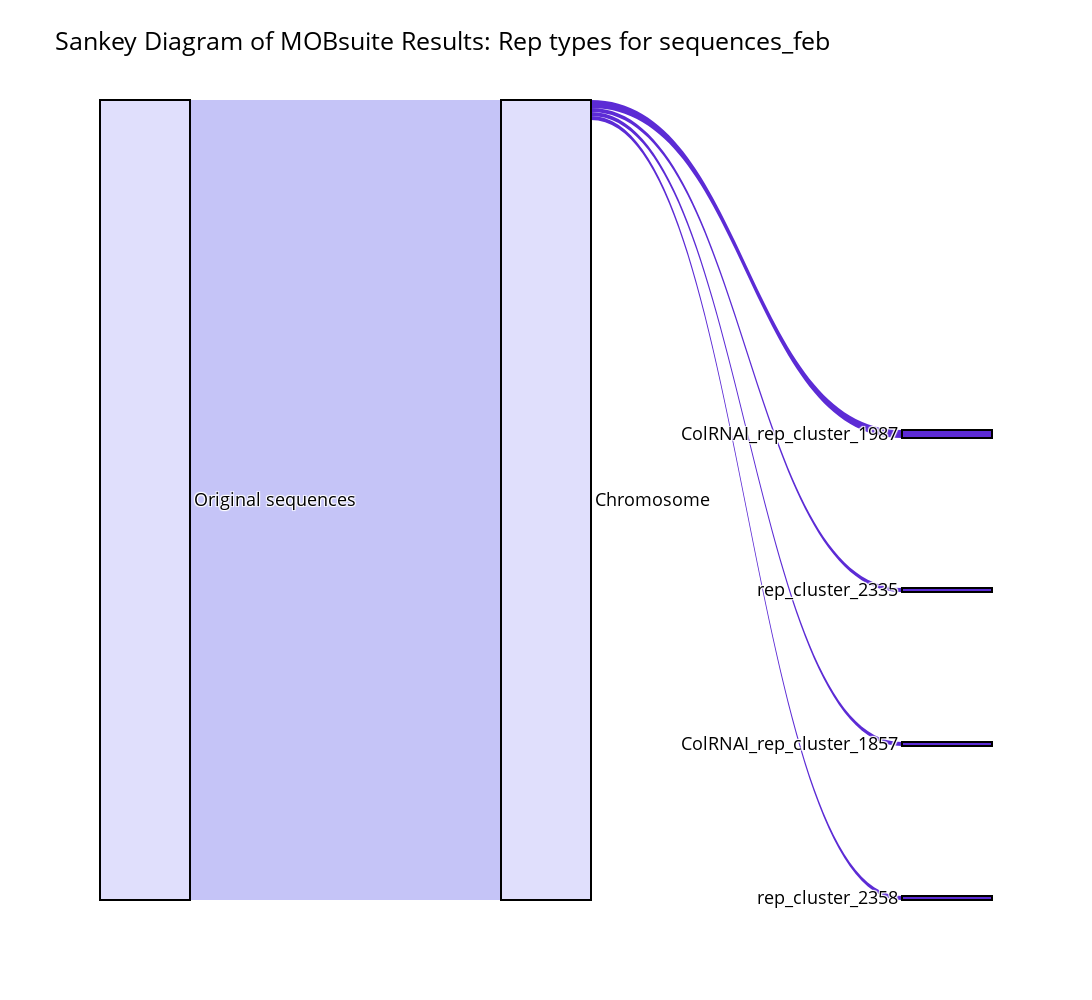
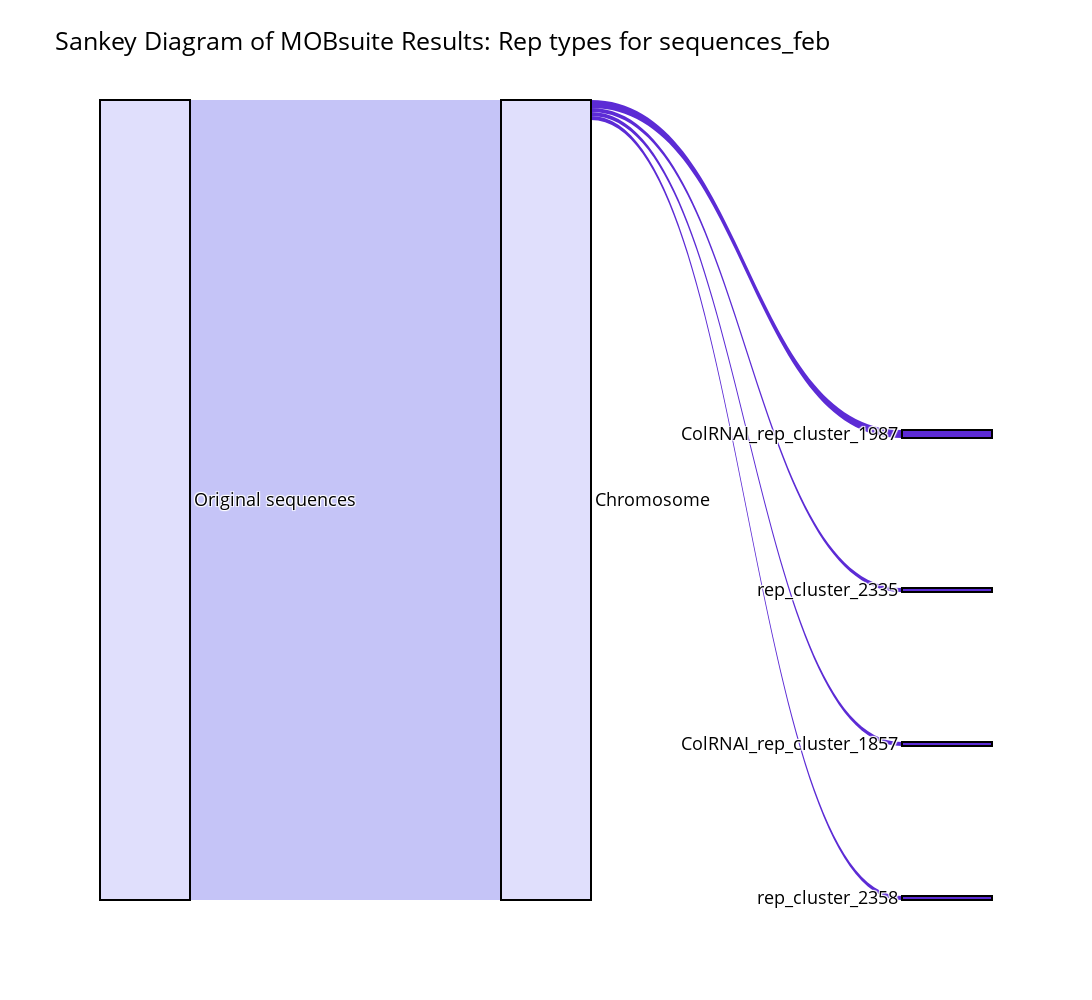
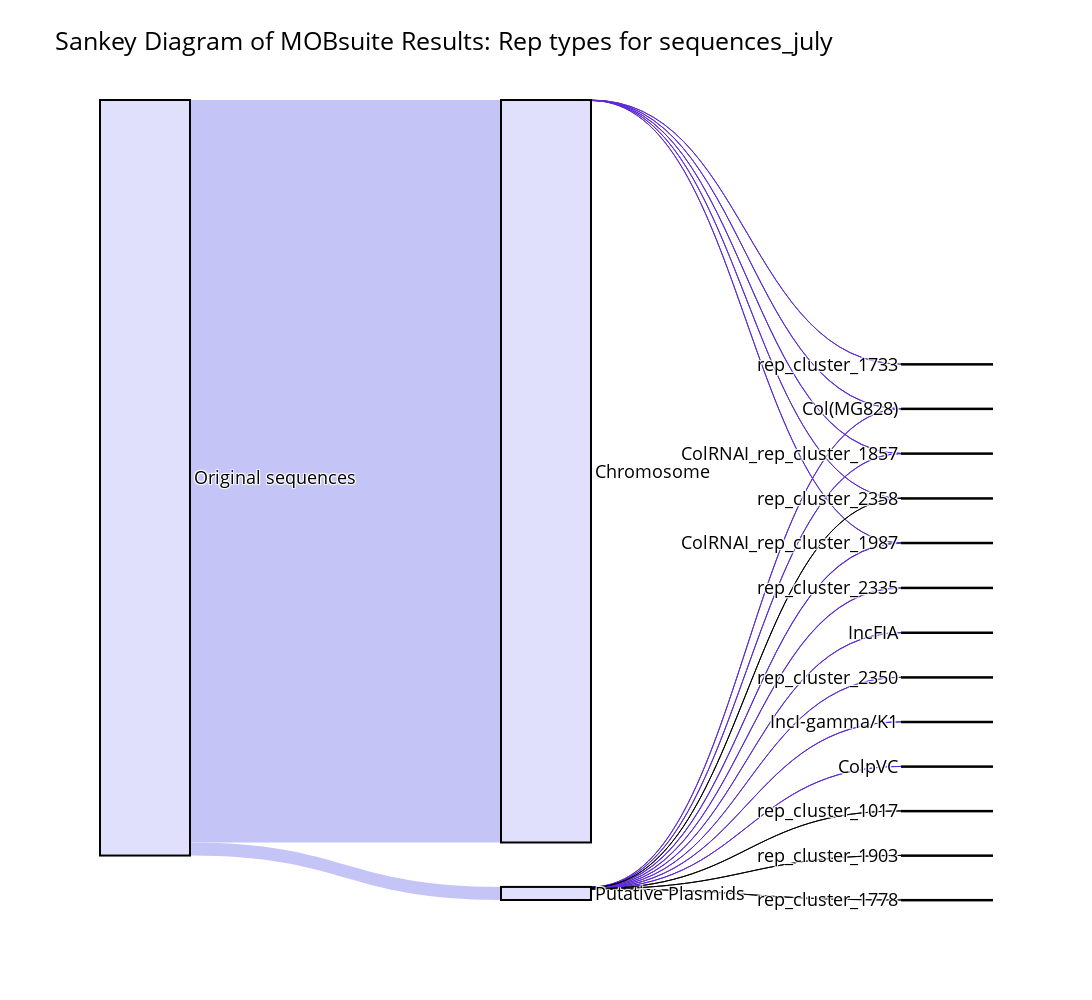
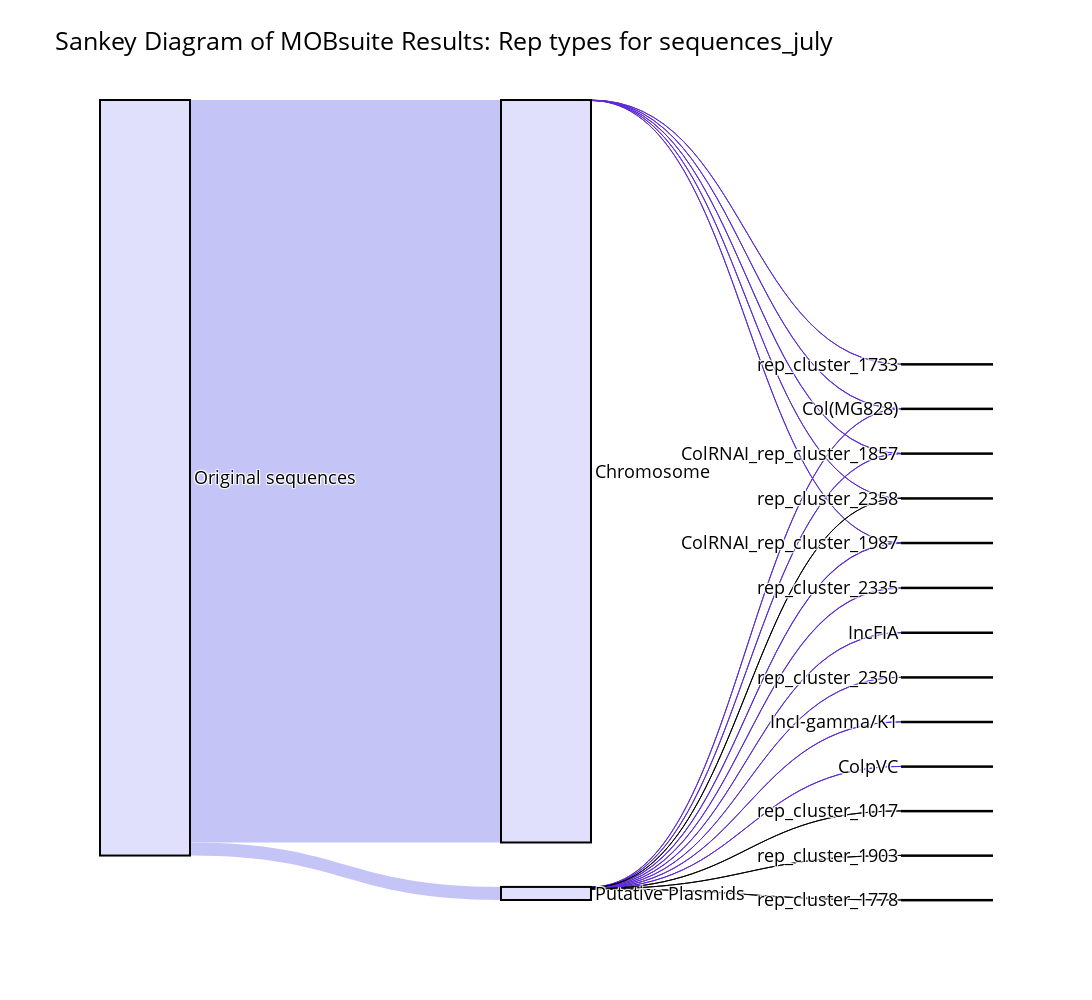

Notebook code cell kept with these figures, in order:
### Code cell
results_dir = 'mobsuite_outputs/'
for folder in [x for x in os.listdir(results_dir) if os.path.isdir(results_dir + x)]:
    print(folder)
    for file in os.listdir(results_dir + folder):
        if "contig" in file:
            print(file)
            df = pd.read_csv(results_dir + folder + '/' + file, sep='\t')
            pretty_plots1(df, title="MOB-Suite Output Summary" + folder, save=True)
            sankey_plot1(df, folder)
        elif "mobtyper" in file:
            df = pd.read_csv(results_dir + folder + '/' + file, sep='\t')
            pca_plot(df)

### Figure 1 — Plotly figure (JSON) as saved in the notebook; plotly's stock layout.template omitted (floating-point values rounded to 4 significant figures)
{"data": [{"link": {"color": ["#C5C4F7", "#C5C4F7", "#5C2BD5", "#5C2BD5", "#5C2BD5", "#5C2BD5"], "source": [0, 0, 1, 1, 1, 1], "target": [1, 2, 3, 4, 5, 6], "value": [200, 0, 2, 1, 1, 1]}, "node": {"color": ["#E0DFFC", "#E0DFFC", "#E0DFFC", "#5C2BD5", "#5C2BD5", "#5C2BD5", "#5C2BD5"], "label": ["Original sequences", "Chromosome", "Putative Plasmids", "ColRNAI_rep_cluster_1987", "rep_cluster_2335", "ColRNAI_rep_cluster_1857", "rep_cluster_2358"], "line": {"color": "black", "width": 2}, "pad": 150, "thickness": 90}, "type": "sankey"}], "layout": {"font": {"color": "black", "size": 18}, "height": 1000, "margin": {"b": 100, "l": 100, "r": 100, "t": 100}, "paper_bgcolor": "white", "plot_bgcolor": "white", "title": {"font": {"size": 25}, "text": "Sankey Diagram of MOBsuite Results: Rep types for sequences_feb"}, "width": 1800}}

### Figure 2 — Plotly figure (JSON) as saved in the notebook; plotly's stock layout.template omitted (floating-point values rounded to 4 significant figures)
{"data": [{"link": {"color": ["#C5C4F7", "#C5C4F7", "#5C2BD5", "#5C2BD5", "#5C2BD5", "#5C2BD5"], "source": [0, 0, 1, 1, 1, 1], "target": [1, 2, 3, 4, 5, 6], "value": [200, 0, 2, 1, 1, 1]}, "node": {"color": ["#E0DFFC", "#E0DFFC", "#E0DFFC", "#5C2BD5", "#5C2BD5", "#5C2BD5", "#5C2BD5"], "label": ["Original sequences", "Chromosome", "Putative Plasmids", "ColRNAI_rep_cluster_1987", "rep_cluster_2335", "ColRNAI_rep_cluster_1857", "rep_cluster_2358"], "line": {"color": "black", "width": 2}, "pad": 150, "thickness": 90}, "type": "sankey"}], "layout": {"font": {"color": "black", "size": 18}, "height": 1000, "margin": {"b": 100, "l": 100, "r": 100, "t": 100}, "paper_bgcolor": "white", "plot_bgcolor": "white", "title": {"font": {"size": 25}, "text": "Sankey Diagram of MOBsuite Results: Rep types for sequences_feb"}, "width": 1800}}

### Figure 3 — Plotly figure (JSON) as saved in the notebook; plotly's stock layout.template omitted (floating-point values rounded to 4 significant figures)
{"data": [{"link": {"color": ["#C5C4F7", "#C5C4F7", "#5C2BD5", "#5C2BD5", "#5C2BD5", "#5C2BD5", "#5C2BD5", "#5C2BD5", "#5C2BD5", "#5C2BD5", "#5C2BD5", "#5C2BD5", "#5C2BD5", "#5C2BD5", "#5C2BD5"], "source": [0, 0, 1, 1, 1, 1, 1, 2, 2, 2, 2, 2, 2, 2, 2, 2, 2, 2, 2], "target": [1, 2, 3, 4, 5, 6, 7, 8, 5, 4, 9, 3, 10, 11, 12, 13, 6, 14, 15], "value": [9827, 173, 2, 2, 1, 1, 1, 5, 5, 3, 3, 2, 2, 2, 1, 1, 1, 1, 1]}, "node": {"color": ["#E0DFFC", "#E0DFFC", "#E0DFFC", "#5C2BD5", "#5C2BD5", "#5C2BD5", "#5C2BD5", "#5C2BD5", "#5C2BD5", "#5C2BD5", "#5C2BD5", "#5C2BD5", "#5C2BD5", "#5C2BD5", "#5C2BD5", "#5C2BD5"], "label": ["Original sequences", "Chromosome", "Putative Plasmids", "Col(MG828)", "ColRNAI_rep_cluster_1857", "ColRNAI_rep_cluster_1987", "rep_cluster_2358", "rep_cluster_1733", "rep_cluster_2335", "IncFIA", "rep_cluster_2350", "IncI-gamma/K1", "ColpVC", "rep_cluster_1017", "rep_cluster_1903", "rep_cluster_1778"], "line": {"color": "black", "width": 2}, "pad": 150, "thickness": 90}, "type": "sankey"}], "layout": {"font": {"color": "black", "size": 18}, "height": 1000, "margin": {"b": 100, "l": 100, "r": 100, "t": 100}, "paper_bgcolor": "white", "plot_bgcolor": "white", "title": {"font": {"size": 25}, "text": "Sankey Diagram of MOBsuite Results: Rep types for sequences_july"}, "width": 1800}}

### Figure 4 — Plotly figure (JSON) as saved in the notebook; plotly's stock layout.template omitted (floating-point values rounded to 4 significant figures)
{"data": [{"link": {"color": ["#C5C4F7", "#C5C4F7", "#5C2BD5", "#5C2BD5", "#5C2BD5", "#5C2BD5", "#5C2BD5", "#5C2BD5", "#5C2BD5", "#5C2BD5", "#5C2BD5", "#5C2BD5", "#5C2BD5", "#5C2BD5", "#5C2BD5"], "source": [0, 0, 1, 1, 1, 1, 1, 2, 2, 2, 2, 2, 2, 2, 2, 2, 2, 2, 2], "target": [1, 2, 3, 4, 5, 6, 7, 8, 5, 4, 9, 3, 10, 11, 12, 13, 6, 14, 15], "value": [9827, 173, 2, 2, 1, 1, 1, 5, 5, 3, 3, 2, 2, 2, 1, 1, 1, 1, 1]}, "node": {"color": ["#E0DFFC", "#E0DFFC", "#E0DFFC", "#5C2BD5", "#5C2BD5", "#5C2BD5", "#5C2BD5", "#5C2BD5", "#5C2BD5", "#5C2BD5", "#5C2BD5", "#5C2BD5", "#5C2BD5", "#5C2BD5", "#5C2BD5", "#5C2BD5"], "label": ["Original sequences", "Chromosome", "Putative Plasmids", "Col(MG828)", "ColRNAI_rep_cluster_1857", "ColRNAI_rep_cluster_1987", "rep_cluster_2358", "rep_cluster_1733", "rep_cluster_2335", "IncFIA", "rep_cluster_2350", "IncI-gamma/K1", "ColpVC", "rep_cluster_1017", "rep_cluster_1903", "rep_cluster_1778"], "line": {"color": "black", "width": 2}, "pad": 150, "thickness": 90}, "type": "sankey"}], "layout": {"font": {"color": "black", "size": 18}, "height": 1000, "margin": {"b": 100, "l": 100, "r": 100, "t": 100}, "paper_bgcolor": "white", "plot_bgcolor": "white", "title": {"font": {"size": 25}, "text": "Sankey Diagram of MOBsuite Results: Rep types for sequences_july"}, "width": 1800}}
